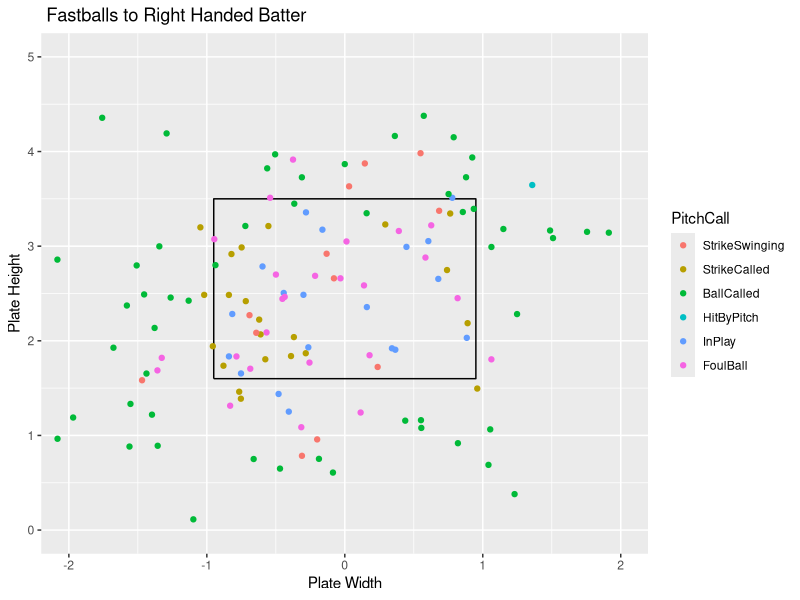
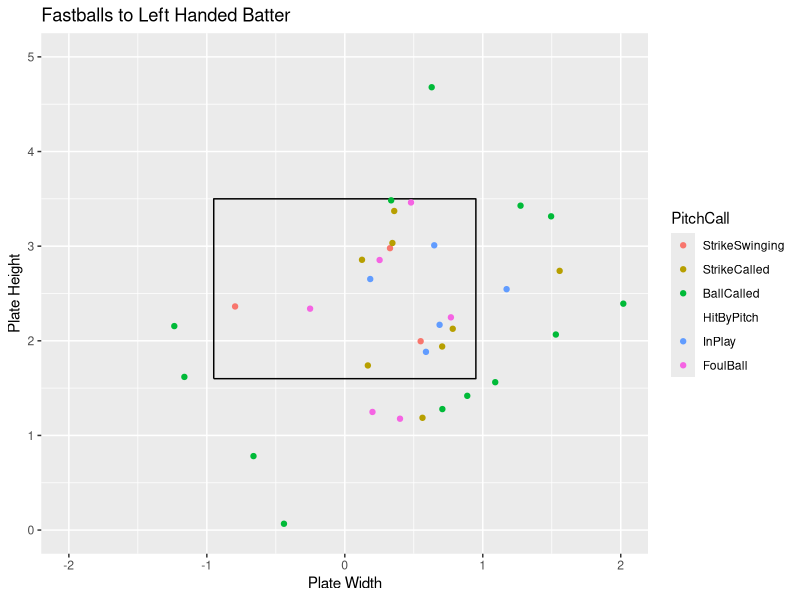

Generate these figures, in order, with R:
## ---- chunk 1
knitr::opts_chunk$set(fig.align = "center", fig.width = 4, fig.height = 4, comment = NA, message = FALSE, warning = FALSE, echo = FALSE)
library(readr)
library(dplyr)
library(ggplot2)
library(tidyverse)
Master <- read_csv("Master.csv")
Pitcher <- Master %>%
  filter(Pitcher == "Primm, Austin")
x <- c(-.95,.95,.95,-.95,-.95)
z <- c(1.6,1.6,3.5,3.5,1.6)
sz <- data_frame(x, z)
## ---- chunk 2
FastballsThrownR <- Pitcher %>%
  filter(TaggedPitchType == "Fastball" & BatterSide == "Right" & !PitchCall == "Undefined")
ggplot() +
  geom_path(data = sz, aes(x = x, y = z)) +
  coord_equal() +
  xlab("Plate Width") +
  ylab("Plate Height") +
  ggtitle(" Fastballs to Right Handed Batter") +
  geom_point(data = FastballsThrownR,aes(x = PlateLocSide, y = PlateLocHeight, color = PitchCall)) +
  coord_cartesian(xlim = c(-2, 2), ylim = c(0, 5)) +
  scale_color_discrete(limits = c("StrikeSwinging" ,"StrikeCalled", "BallCalled", "HitByPitch", "InPlay", "FoulBall"))
## ---- chunk 3
FastballsThrownL <- Pitcher %>%
  filter(TaggedPitchType == "Fastball" & BatterSide == "Left" & !PitchCall == "Undefined")
ggplot() +
  geom_path(data = sz, aes(x = x, y = z)) +
  coord_equal() +
  xlab("Plate Width") +
  ylab("Plate Height") +
  ggtitle("Fastballs to Left Handed Batter") +
  geom_point(data = FastballsThrownL,aes(x = PlateLocSide, y = PlateLocHeight, color = PitchCall)) +
  coord_cartesian(xlim = c(-2, 2), ylim = c(0, 5)) +
  scale_color_discrete(limits = c("StrikeSwinging" ,"StrikeCalled", "BallCalled", "HitByPitch", "InPlay", "FoulBall"))
